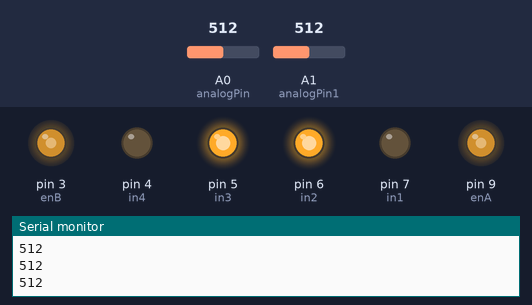
Simulated run of this sketch. Board: Arduino Uno, built with avr-gcc and run on an emulated ATmega328P. On the bench: output pins drawn as LEDs (lit = HIGH), the last lines printed to the serial monitor. Inputs (shaded band) come from the test bench; at power-on: A0 (analogPin) = 512, A1 (analogPin1) = 512.

Above: at 1.2 s.
1.3 s: A0 (analogPin) set to 109
2.8 s: A0 (analogPin) set to 89
At 3.4 s:
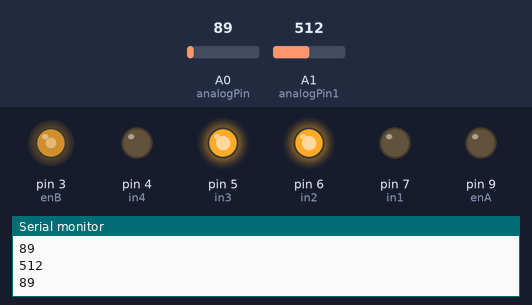
4.3 s: A1 (analogPin1) set to 105
5.8 s: A1 (analogPin1) set to 90
At 6.6 s:
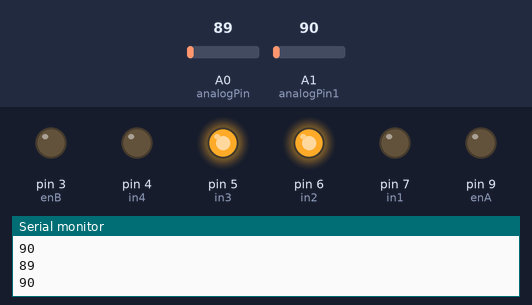
7.3 s: A0 (analogPin) set to 110
At 8.0 s:
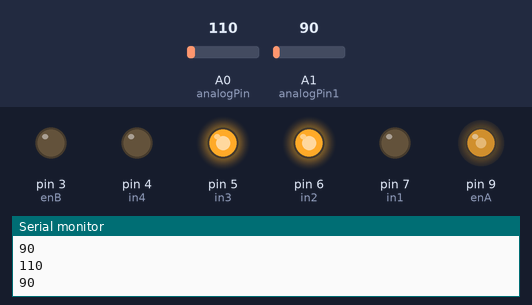
8.8 s: A0 (analogPin) set to 90
At 10.3 s:
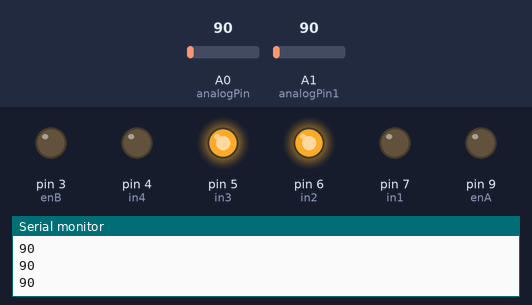
Timing chart, 0 to 11.3 s (numbered marks = the images above; inputs shaded):
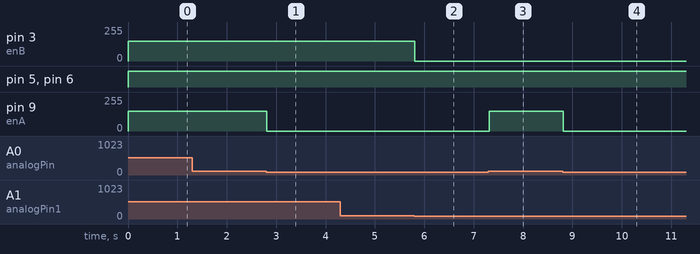

Measured:
- the behaviour switches between 101 and 100 on A0 (analogPin) (found by bisection; images 0 and 1)
- the behaviour switches between 101 and 100 on A1 (analogPin1) (found by bisection; images 1 and 2)
- after the input at 2.8 s, pin 9 (enA): 150/255 → 0/255 at once
- after the input at 5.8 s, pin 3 (enB): 150/255 → 0/255 at once
- after the input at 7.3 s, pin 9 (enA): 0/255 → 150/255 at once
- after the input at 8.8 s, pin 9 (enA): 150/255 → 0/255 at once

The sketch:

nachalo_programmi.ino
```cpp
const int analogPin=0;
const int analogPin1=1;
int i;
int x=1;
//левый двигатель
int enA = 9;
int in1 = 7;
int in2 = 6;
//правый двигатель
int enB = 3;
int in3 = 5;
int in4 = 4;
void setup() {
  // put your setup code here, to run once:
pinMode(3,OUTPUT);
pinMode(4,OUTPUT);
pinMode(5,OUTPUT);
pinMode(6,OUTPUT);
pinMode(7,OUTPUT);
pinMode(9,OUTPUT);
  Serial.begin(9600);
  Serial.println("Z-Line Sensor Test");
  Serial.println();
}
//ыыыыыыыыыыыыыыыыыыыыыыыыы
void demoOne(){
int analogValue = analogRead(analogPin);
Serial.println(analogValue);
int analogValue1 = analogRead(analogPin1);
Serial.println(analogValue1);
if (analogValue > 100){
digitalWrite(in1,LOW);
digitalWrite(in2,HIGH);
analogWrite(enA,150);
}
else{
  analogWrite(enA,0);
}
if (analogValue1 > 100){
digitalWrite(in4,LOW);
digitalWrite(in3,HIGH);
analogWrite(enB,150);
}
else{
  analogWrite(enB,0);
}
}
void loop(){
demoOne();
}
```
